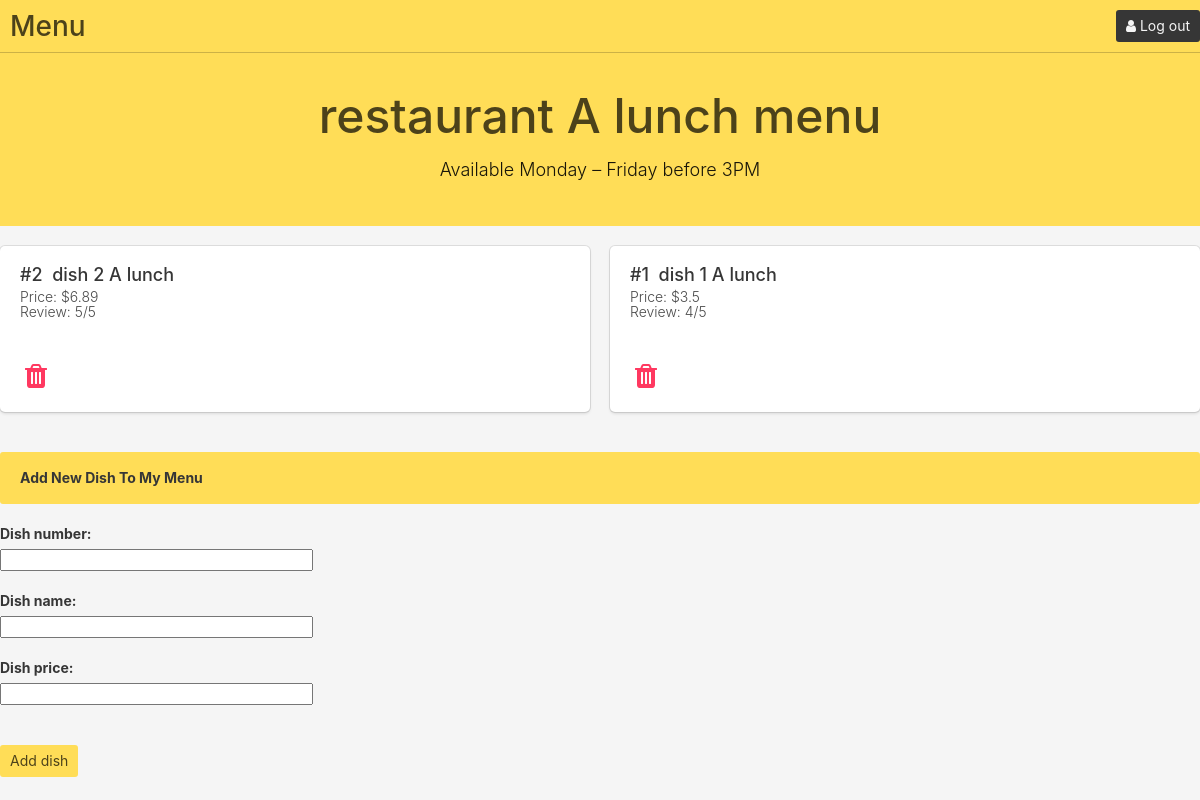
The app's page /account/edit_menu/1/ with its own data.
### canteen/models.py (models this page shows, shortened)
class Menu(models.Model):
    id = models.IntegerField(primary_key=True)
    name = models.CharField(max_length=30)
    info = models.CharField(max_length = 200)
    last_updated = models.DateTimeField(auto_now_add=True)
    restaurant = models.ForeignKey(Canteen)
    menu_type = models.CharField(max_length=10, null=True)

class Dish(models.Model):
    id = models.IntegerField(primary_key=True)
    num = models.CharField(max_length=10, null=True)
    name = models.CharField(max_length=100)
    price = models.FloatField(null=True)
    menu = models.ForeignKey(Menu, null=True)
    restaurant = models.ForeignKey(Canteen, null=True)
    nums_stars = models.IntegerField(null=True, blank=True)
    class Meta:
        ordering = ['-nums_stars']

### canteen/views.py (the view)
# urls.py: url(r'^account/edit_menu/(?P<menu_id>\d+)/$', views.edit_menu, name='edit_menu_view'),
def edit_menu(request, menu_id):
    try:
        idx = int(menu_id)
        menu = Menu.objects.get(id = idx)
    except ValueError:
        raise Http404()
    dish_list = Dish.objects.filter(menu=menu)
    if request.method == 'POST':
        form = menuForm(request.POST)
        if form.is_valid():
            dish = form.add_dish(menu)
            if dish:
                dish = form.save()
        return HttpResponseRedirect("")
    else:
        form = menuForm()
    data = {'canteen': menu.restaurant,'menu': menu, 'dish_list': dish_list, 'form': form}
    return render(request, 'registration/edit_menu.html', data)

### canteen/forms.py (shortened to what this page needs)
class menuForm(forms.ModelForm):
    dish_name = forms.CharField(max_length=100, required=True, widget=forms.TextInput(attrs={'size':'30', 'class':'inputText'}))
    dish_number = forms.CharField(max_length=10, required=True, widget=forms.TextInput(attrs={'size':'30', 'class':'inputText'}))
    dish_price = forms.FloatField(required=True, widget=forms.TextInput(attrs={'size':'30', 'class':'inputText'}))
    class Meta:
        model = Dish
        fields = ('dish_number', 'dish_name', 'dish_price',)

### canteen/templates/registration/edit_menu.html (shortened to what this page needs)
<!DOCTYPE html>
<html>
    <head>
        {% load static %}
        <link rel="stylesheet" href="{% static 'canteen/bulma-0.2.3/css/bulma.css' %}" />
        <link rel="stylesheet" href="{% static 'canteen/font-awesome-4.7.0/css/font-awesome.min.css' %}" />
    </head>
 <body>
 	<section class="hero is-warning">
    <div class="hero-head">
      <header class="nav">
        <div class="container">
          <div class="nav-item">
            <a class="title" href="">
              <strong>Menu</strong>
            </a>
          </div>
          <div class="nav-right nav-menu">
            <span class="nav-item">
              <a class="button is-dark" href="{% url "logout" %}">
                <i class="fa fa-user"></i>
                <span>&nbsp;Log out</span>
              </a>
            </span>
          </div>
        </div>
      </header>
    </div>
    <div class="hero-body">
      <div class="container has-text-centered">
        <h1 class="title is-1">
       	{% if menu %}
          <strong>{{ menu.name }}</strong>
          <div class="subtitle">
            <br>{{ menu.info }}
          </div>
         {% endif %}
        </h1>
      </div>
    </div>
      </section>
  <div class="container">
    <div class="column is-narrow"></div>
       {% for each in dish_list %}
           {% if forloop.counter0|divisibleby:2 %}
           		<div class="columns">
           {% endif %}
   				<div class="column is-half">
   					<div class="box">
   				          <p class="title is-5"><strong>#{{ each.num }}&nbsp;&nbsp;{{ each.name }}</strong></p>
      					  <p class="subtitle is-6">
      					  	Price: ${{ each.price }}
      					  	<br>
      					    Review: {{ each.nums_stars }}/5
      					  </p>
      					  <br><a href="{% url "delete_dish_view" each.id %}"><span class="icon is-medium"><i class="fa fa-trash"></i></span></a>
   				  </div>
   				</div>
   			{% if not forloop.counter0|divisibleby:2 %}
   			 	</div>
    		{% endif %}
       {% endfor %}
   </div>
<br>
<br>
   <div class="container">
<div class="notification is-warning">
 <strong>Add New Dish To My Menu </strong>
</div>
  <form method="post">
    {% for field in form %}
      <p>
        <div class="field">
        <label class="label">{{ field.label_tag }}</label>
        <div class="control">
          {{ field }}
        </div>
        </div>
        <br>
      </p>
    {% endfor %}
    <br>
    <input class="button is-warning" type="submit" value="Add dish">
  </form>
</div>
 </body>
</html>

### records on screen
Menu: name "restaurant A lunch menu", info "Available Monday – Friday before 3PM"
Dish: num "2", name "dish 2 A lunch", price "6.89", nums_stars "5"
Dish: num "1", name "dish 1 A lunch", price "3.5", nums_stars "4"

### other values on screen
{{ field.label_tag }} "Dish number:" "Dish name:" "Dish price:"
